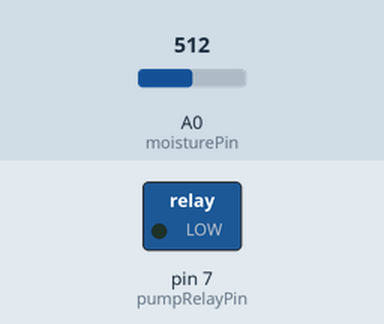
The sketch below on a simulated Arduino Uno, built with avr-gcc and run on an emulated ATmega328P. Parts: switched loads named in the sketch (green lamp = pin HIGH). The inputs (shaded band) are chosen by the test bench; at power-on: A0 (moisturePin) = 512. What the sketch prints to the serial monitor is not drawn.

Above: at 3.6 s.
At 22.2 s:
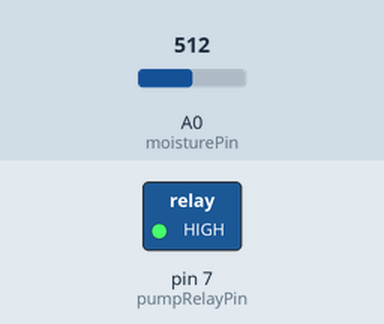
Timing chart, 0 to 48.4 s (numbered marks = the images above):
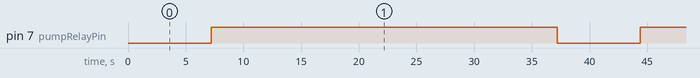

Measured:
- by itself, pin 7 (pumpRelayPin): alternates HIGH for 30.0 s and LOW for 7.2 s

The sketch:

PlantWateringSystem.ino
```cpp
const int moisturePin = A0;
const int pumpRelayPin = 7;

// === CONFIGURABLE BY USER ===
float potVolume = 1000.0; // mL (or cm³)
const float soilWaterCapacityPerCm3 = 0.4; // mL/cm³ (tweak based on soil)
const float pumpRate = 10.0; // mL/sec (calibrate by testing pump)
const int targetMoisture = 75; // The desired moisture level (%)

// === SENSOR CALIBRATION
const int dryValue = 800;
const int wetValue = 300;

void setup() {
  pinMode(pumpRelayPin, OUTPUT);
  digitalWrite(pumpRelayPin, HIGH);
  Serial.begin(9600);
}

void loop() {
  int moistureReading = analogRead(moisturePin);

  // Corrected: Map the higher 'dryValue' to 0% and the lower 'wetValue' to 100%
  float moisturePercent = map(moistureReading, dryValue, wetValue, 0, 100);
  moisturePercent = constrain(moisturePercent, 0, 100);

  Serial.print("Moisture: ");
  Serial.print(moisturePercent);
  Serial.println("%");

  if (moisturePercent < targetMoisture) {
    // Calculate the water needed based on the difference between target and current moisture
    float waterCapacity = potVolume * soilWaterCapacityPerCm3; // mL
    float missingWaterPercent = targetMoisture - moisturePercent;
    float missingWater = waterCapacity * (missingWaterPercent / 100.0);

    // Calculate pump duration in milliseconds
    int pumpDuration = (int)((missingWater / pumpRate) * 1000); // ms

    Serial.print("Water needed: ");
    Serial.print(missingWater);
    Serial.print(" mL, Pumping for ");
    Serial.print(pumpDuration);
    Serial.println(" ms");

    digitalWrite(pumpRelayPin, LOW); // Turn the pump ON
    delay(pumpDuration); // Wait for the specified duration
    digitalWrite(pumpRelayPin, HIGH); // Turn the pump OFF
  }

  delay(30000); // Check every 30 seconds
}
```
